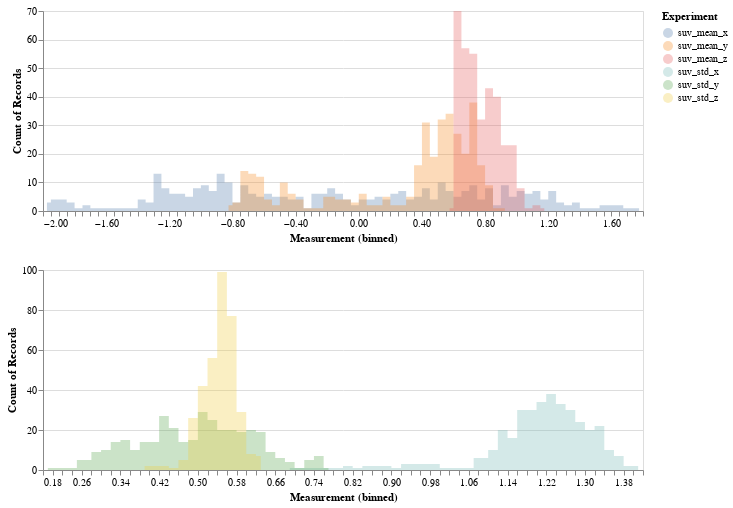

This figure's notebook cell:
### Code cell
s = pd.DataFrame(x[3])
source_upper = pd.DataFrame({
    'suv_mean_x': np.array(s[0]),
    'suv_mean_y': np.array(s[1]),
    'suv_mean_z': np.array(s[2])
})

source_lower = pd.DataFrame({
    'suv_std_x': np.array(s[3]),
    'suv_std_y': np.array(s[4]),
    'suv_std_z': np.array(s[5])
})



upper=alt.Chart(source_upper).transform_fold(
    ['suv_mean_x', 'suv_mean_y', 'suv_mean_z'],
    as_=['Experiment', 'Measurement']
).mark_area(
    opacity=0.3,
    interpolate='step'
).encode(
    alt.X('Measurement:Q', bin=alt.Bin(maxbins=100)),
    alt.Y('count()', stack=None),
    alt.Color('Experiment:N')).properties(
    width=600,
    height=200
)

lower = alt.Chart(source_lower).transform_fold(
    ['suv_std_x', 'suv_std_y', 'suv_std_z'],
    as_=['Experiment', 'Measurement']
).mark_area(
    opacity=0.3,
    interpolate='step'
).encode(
    alt.X('Measurement:Q', bin=alt.Bin(maxbins=100)),
    alt.Y('count()', stack=None),
    alt.Color('Experiment:N')).properties(
    width=600,
    height=200
)
alt.vconcat(upper, lower)

### Figure 1 — Vega-Lite specification as saved in the notebook (floating-point values rounded to 4 significant figures; data arrays with more than 128 entries replaced by an {"elided": "..."} marker saying what was removed)
{"config": {"view": {"continuousWidth": 400, "continuousHeight": 300}}, "vconcat": [{"data": {"name": "data-083b851d65035b616fa7fd07a86e2dd1"}, "mark": {"type": "area", "interpolate": "step", "opacity": 0.3}, "encoding": {"color": {"type": "nominal", "field": "Experiment"}, "x": {"type": "quantitative", "bin": {"maxbins": 100}, "field": "Measurement"}, "y": {"type": "quantitative", "aggregate": "count", "stack": null}}, "height": 200, "transform": [{"fold": ["suv_mean_x", "suv_mean_y", "suv_mean_z"], "as": ["Experiment", "Measurement"]}], "width": 600}, {"data": {"name": "data-37d8a47b5446489e7d7f01579b1d9223"}, "mark": {"type": "area", "interpolate": "step", "opacity": 0.3}, "encoding": {"color": {"type": "nominal", "field": "Experiment"}, "x": {"type": "quantitative", "bin": {"maxbins": 100}, "field": "Measurement"}, "y": {"type": "quantitative", "aggregate": "count", "stack": null}}, "height": 200, "transform": [{"fold": ["suv_std_x", "suv_std_y", "suv_std_z"], "as": ["Experiment", "Measurement"]}], "width": 600}], "$schema": "https://vega.github.io/schema/vega-lite/v4.0.2.json", "datasets": {"data-083b851d65035b616fa7fd07a86e2dd1": {"elided": "356 records"}, "data-37d8a47b5446489e7d7f01579b1d9223": {"elided": "356 records"}}}
